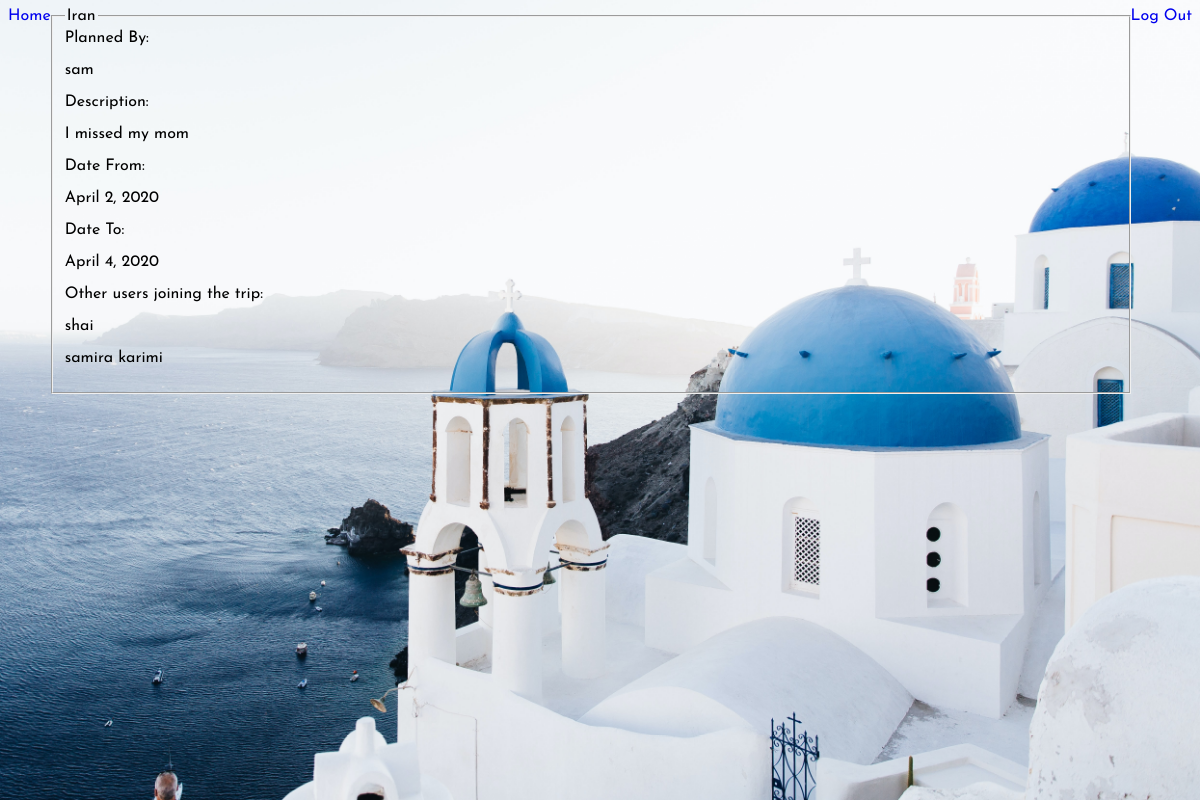
The page /tripInfo/8 (signed in) on the database its author committed.
### python_exam_app/models.py (models this page shows)
class Trip(models.Model):
    destination= models.CharField(max_length=255)
    description= models.CharField(max_length=255,null=False)
    uploader = models.ForeignKey(User, related_name = 'trips_uploaded', on_delete = models.CASCADE)
    planner = models.ManyToManyField(User, related_name ='plan_trips')
    DateTo=models.DateField(blank=False, null=False)
    DateFrom=models.DateField(blank=False, null=False)
    created_at = models.DateTimeField(auto_now_add=True)
    updated_at = models.DateTimeField(auto_now= True)
    objects = tripManager()

class User(models.Model):
    name= models.CharField(max_length=255)
    user_name = models.CharField(max_length=255)
    password = models.CharField(max_length=255)
    created_at = models.DateTimeField(auto_now_add=True)
    updated_at = models.DateTimeField(auto_now= True)
    objects = UserManager()

### python_exam_app/views.py (the view)
# urls.py: path('tripInfo/<int:id>',views.trip_info)
def trip_info(request,id):
    print('*************')
    loggedin = User.objects.get(id = request.session['loggedinId'])
    tripInfo = Trip.objects.get(id = id)
    planners=tripInfo.planner.all()
    context = {
        'tripInfo':tripInfo,
        'loggedin': loggedin,
        'planners':planners
    }
    return render(request,'dest.html',context)

### python_exam_app/templates/dest.html (shortened to what this page needs)
{% load static %}
<!DOCTYPE html>
<html lang="en">
<head>
    <link rel="stylesheet" href="https://unpkg.com/tachyons@4.12.0/css/tachyons.min.css"/>
</head>
<body>
    <div class="background"></div>
    <a class= 'dim right dark-pink f4' href="/logOut">Log Out</a>
    <a class= 'dim left dark-pink f4' href="/success">Home</a>
    <main class="pa4 black-80">
        <fieldset  class="ba b--transparent ph0 mh0">
          <legend class="f2 fw6 ph0 mh0">{{tripInfo.destination}}</legend>
          <div class="mt3">
            <label class="f3 fw6 ph0 mh0">Planned By:</label>
            <p class="f4 lh-copy measure mt2 dark-pink dib">{{loggedin.name}}</p>
          </div>
          <div class="mt3">
            <label class="f3 fw6 ph0 mh0">Description:</label>
            <p class="f4 lh-copy measure mt2 dark-pink dib">{{tripInfo.description}}</p>
          </div>
          <div class="mt3">
            <label class="f3 fw6 ph0 mh0">Date From:</label>
            <p class="f4 lh-copy measure mt2 dark-pink dib">{{tripInfo.DateFrom}}</p>
          </div>
          <div class="mt3">
            <label class="f3 fw6 ph0 mh0">Date To:</label>
            <p class="f4 lh-copy measure mt2 dark-pink dib">{{tripInfo.DateTo}}</p>
          </div>
          <div class="mt3">
            <label class="f3 fw6 ph0 mh0">Other users joining the trip:</label>
            {% for p in planners %}
            <p class="f4 lh-copy measure mt2 dark-pink db">{{p.name}}</p>
            {% endfor %}
          </div>
        </fieldset>
    </main>
</body>
</html>

### rows shown on the page
Trip: destination "Iran", description "I missed my mom", DateFrom "April 2, 2020", DateTo "April 4, 2020"
User: name "sam"
User: name "shai"
User: name "samira karimi"
